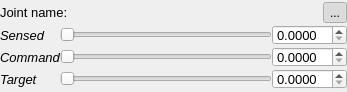
<?xml version="1.0" encoding="UTF-8"?>
<ui version="4.0">
 <class>Form</class>
 <widget class="QWidget" name="Form">
  <property name="geometry">
   <rect>
    <x>0</x>
    <y>0</y>
    <width>347</width>
    <height>92</height>
   </rect>
  </property>
  <property name="windowTitle">
   <string>Form</string>
  </property>
  <layout class="QVBoxLayout" name="verticalLayout">
   <property name="spacing">
    <number>0</number>
   </property>
   <property name="leftMargin">
    <number>0</number>
   </property>
   <property name="topMargin">
    <number>0</number>
   </property>
   <property name="rightMargin">
    <number>0</number>
   </property>
   <property name="bottomMargin">
    <number>0</number>
   </property>
   <item>
    <layout class="QHBoxLayout" name="horizontalLayout">
     <item>
      <widget class="QLabel" name="nameLabel">
       <property name="font">
        <font>
         <pointsize>10</pointsize>
        </font>
       </property>
       <property name="text">
        <string>Joint name: </string>
       </property>
      </widget>
     </item>
     <item>
      <widget class="QToolButton" name="lockButton">
       <property name="toolTip">
        <string>Uncheck me to allow immediate commands when &quot;Command&quot; slider is dragged</string>
       </property>
       <property name="text">
        <string>...</string>
       </property>
       <property name="icon">
        <iconset theme="stock_lock">
         <normaloff>.</normaloff>.</iconset>
       </property>
       <property name="checkable">
        <bool>true</bool>
       </property>
       <property name="checked">
        <bool>true</bool>
       </property>
      </widget>
     </item>
    </layout>
   </item>
   <item>
    <layout class="QHBoxLayout" name="horizontalLayout_5" stretch="0,1,0">
     <item>
      <widget class="QLabel" name="sensedLabel">
       <property name="minimumSize">
        <size>
         <width>60</width>
         <height>0</height>
        </size>
       </property>
       <property name="maximumSize">
        <size>
         <width>60</width>
         <height>16777215</height>
        </size>
       </property>
       <property name="font">
        <font>
         <pointsize>10</pointsize>
         <italic>true</italic>
        </font>
       </property>
       <property name="text">
        <string>Sensed    </string>
       </property>
      </widget>
     </item>
     <item>
      <widget class="QSlider" name="sensedSlider">
       <property name="maximumSize">
        <size>
         <width>16777215</width>
         <height>20</height>
        </size>
       </property>
       <property name="toolTip">
        <string>Read-only</string>
       </property>
       <property name="maximum">
        <number>1024</number>
       </property>
       <property name="orientation">
        <enum>Qt::Horizontal</enum>
       </property>
       <property name="invertedAppearance">
        <bool>false</bool>
       </property>
      </widget>
     </item>
     <item>
      <widget class="QDoubleSpinBox" name="sensedSpinBox">
       <property name="maximumSize">
        <size>
         <width>16777215</width>
         <height>20</height>
        </size>
       </property>
       <property name="font">
        <font>
         <pointsize>10</pointsize>
         <italic>false</italic>
        </font>
       </property>
       <property name="decimals">
        <number>4</number>
       </property>
       <property name="singleStep">
        <double>0.100000000000000</double>
       </property>
      </widget>
     </item>
    </layout>
   </item>
   <item>
    <layout class="QHBoxLayout" name="horizontalLayout_2">
     <item>
      <widget class="QLabel" name="commandLabel">
       <property name="minimumSize">
        <size>
         <width>60</width>
         <height>0</height>
        </size>
       </property>
       <property name="maximumSize">
        <size>
         <width>60</width>
         <height>16777215</height>
        </size>
       </property>
       <property name="font">
        <font>
         <pointsize>10</pointsize>
         <italic>true</italic>
        </font>
       </property>
       <property name="text">
        <string>Command</string>
       </property>
      </widget>
     </item>
     <item>
      <widget class="QSlider" name="commandSlider">
       <property name="maximumSize">
        <size>
         <width>16777215</width>
         <height>20</height>
        </size>
       </property>
       <property name="toolTip">
        <string>Sends position commands, if unlocked</string>
       </property>
       <property name="maximum">
        <number>1024</number>
       </property>
       <property name="orientation">
        <enum>Qt::Horizontal</enum>
       </property>
      </widget>
     </item>
     <item>
      <widget class="QDoubleSpinBox" name="commandSpinBox">
       <property name="maximumSize">
        <size>
         <width>16777215</width>
         <height>20</height>
        </size>
       </property>
       <property name="font">
        <font>
         <pointsize>10</pointsize>
        </font>
       </property>
       <property name="decimals">
        <number>4</number>
       </property>
       <property name="singleStep">
        <double>0.100000000000000</double>
       </property>
      </widget>
     </item>
    </layout>
   </item>
   <item>
    <layout class="QHBoxLayout" name="horizontalLayout_3">
     <item>
      <widget class="QLabel" name="targetLabel">
       <property name="minimumSize">
        <size>
         <width>60</width>
         <height>0</height>
        </size>
       </property>
       <property name="maximumSize">
        <size>
         <width>60</width>
         <height>16777215</height>
        </size>
       </property>
       <property name="font">
        <font>
         <pointsize>10</pointsize>
         <italic>true</italic>
        </font>
       </property>
       <property name="text">
        <string>Target       </string>
       </property>
      </widget>
     </item>
     <item>
      <widget class="QSlider" name="targetSlider">
       <property name="maximumSize">
        <size>
         <width>16777215</width>
         <height>20</height>
        </size>
       </property>
       <property name="toolTip">
        <string>Sets the target joint value</string>
       </property>
       <property name="maximum">
        <number>1024</number>
       </property>
       <property name="orientation">
        <enum>Qt::Horizontal</enum>
       </property>
      </widget>
     </item>
     <item>
      <widget class="QDoubleSpinBox" name="targetSpinBox">
       <property name="maximumSize">
        <size>
         <width>16777215</width>
         <height>20</height>
        </size>
       </property>
       <property name="font">
        <font>
         <pointsize>10</pointsize>
        </font>
       </property>
       <property name="decimals">
        <number>4</number>
       </property>
       <property name="singleStep">
        <double>0.100000000000000</double>
       </property>
      </widget>
     </item>
    </layout>
   </item>
  </layout>
 </widget>
 <resources/>
 <connections/>
</ui>
